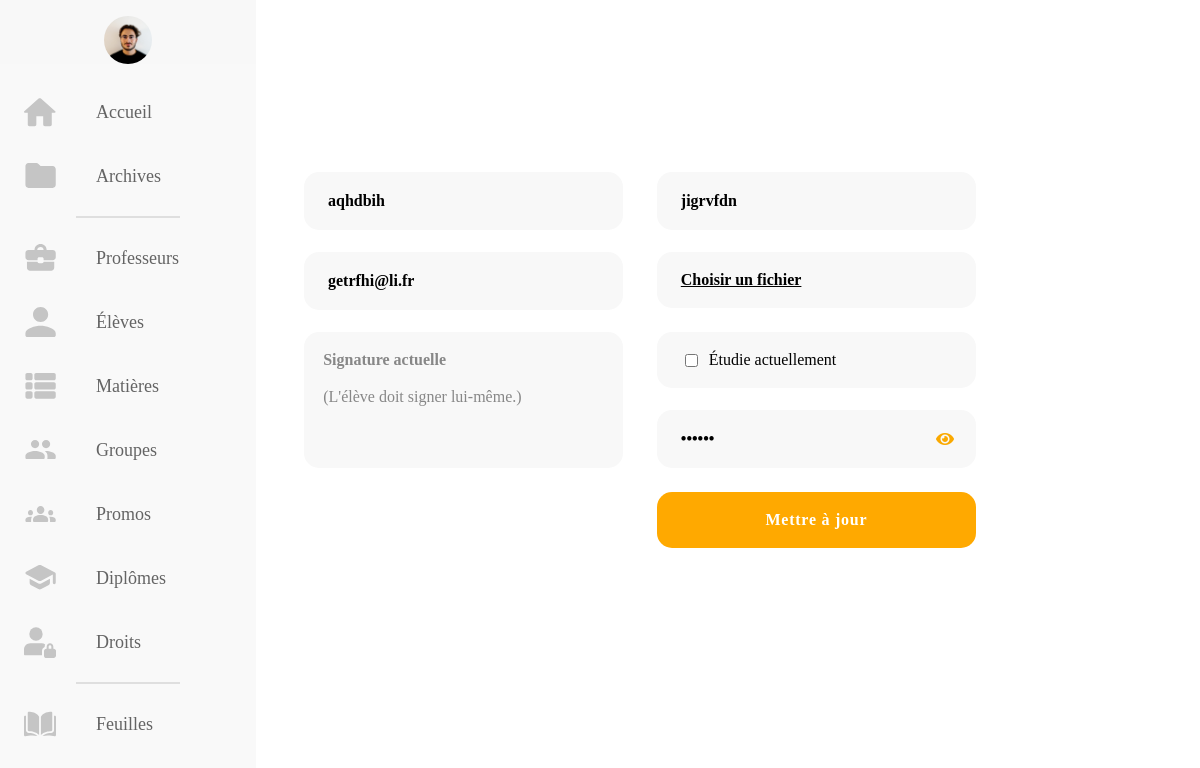
Screenshot of /src/asset/back-office/eleves/eleves-create.php?action=edit&id=167 (signed in) with the database file from the repository.
### tables this page shows
CREATE TABLE `user` (
  `idUser` int(11) NOT NULL,
  `codeUser` varchar(40) NOT NULL,
  `nomUser` varchar(40) NOT NULL,
  `prenomUser` varchar(40) NOT NULL,
  `mailUser` varchar(40) NOT NULL,
  `signatureUser` blob,
  `photoUser` varchar(255) NOT NULL,
  `isProf` tinyint(1) NOT NULL,
  `isAdmin` tinyint(1) NOT NULL,
  `isActualUser` tinyint(1) NOT NULL
);

### src/asset/back-office/eleves/eleves-create.php (the view, shortened to what this page needs)
<?php
if ( $_SESSION['isAdmin']==1 && $_SESSION['isActualUser'] == 1 ){
       include "../../client-side/connexionBDD.php";
       if (isset($_GET['id'])){
        $id = $_GET['id'];
      };
?>
<!DOCTYPE html>
<html lang="fr">
<head>
    <link rel="stylesheet" href="https://pro.fontawesome.com/releases/v5.15.1/css/all.css" type="text/css">
    <link rel="stylesheet" href="../../../css/profs-create.css">
</head>
<body>
<nav class="navbar">
    <ul class="navbar-nav">
      <li class="logo">
        <a href="#" class="nav-link">
        <?php if (isset($_SESSION['photoUser'])){
            ?>  <img class="" src="../../../../images-users/<?php echo $_SESSION['photoUser'] ?>"  alt=""> <?php
          }
          else { ?>
            <span class="link-text logo-text" > <?php echo $_SESSION['name'];?></span>
          <?php  } ?>
        </a>
      </li>
      <li class="nav-item">
        <a href="../home.php" class="nav-link">
        <img src="../../../img/Icons/HomeOrange.svg" alt="">
        <span class="link-text">Accueil</span>
        </a>
      </li>
      <li class="nav-item">
        <a href="../archives.php" class="nav-link">
        <img src="../../../img/Icons/FolderOrange.svg" alt="">
        <span class="link-text">Archives</span>
        </a>
      </li>
      <hr class="separator">
      <li class="nav-item">
        <a href="profs.php" class="nav-link">
        <img src="../../../img/Icons/MaletteOrange.svg" alt="">
        <span class="link-text">Professeurs</span>
        </a>
      </li>
      <li class="nav-item">
        <a href="../eleves/eleves.php" class="nav-link">
        <img src="../../../img/Icons/UserOrange.svg" alt="">
        <span class="link-text">Élèves</span>
        </a>
      </li>
      <li class="nav-item">
        <a href="../matieres/matieres.php" class="nav-link">
        <img src="../../../img/Icons/ParamsOrange.svg" alt="">
        <span class="link-text">Matières</span>
        </a>
      </li>
      <li class="nav-item">
        <a href="../groupes/groupes.php" class="nav-link">
        <img src="../../../img/Icons/2UsersOrange.svg" alt="">
        <span class="link-text">Groupes</span>
        </a>
      </li>
      <li class="nav-item">
        <a href="../promos/promos.php" class="nav-link">
        <img src="../../../img/Icons/3UsersOranges.svg" alt="">
        <span class="link-text">Promos</span>
        </a>
      </li>
      <li class="nav-item">
        <a href="../diplomes/diplomes.php" class="nav-link">
        <img src="../../../img/Icons/DiplomeOrange.svg" alt="">
        <span class="link-text">Diplômes</span>
        </a>
      </li>
      <li class="nav-item">
        <a href="droits/droits.php" class="nav-link">
        <img src="../../../img/Icons/profile.svg" alt="">
        <span class="link-text">Droits</span>
        </a>
      </li>
      <hr class="separator">
      <li class="nav-item">
        <a href="../../../../../workshop-test" class="nav-link">
        <img src="../../../img/Icons/books.svg" alt="">
        <span class="link-text">Feuilles</span>
        </a>
      </li>
    </ul>
  </nav>
    <main class="form-popup" id="form-profs">
        <form action="eleves-create-action.php<?php  if(isset($_GET["action"], $_GET["id"]) && $_GET["action"]=="edit" && is_numeric($_GET["id"])){ echo "?id=".$id; } ?>" method="post" enctype="multipart/form-data">
            <input type="text" id="user_nom" name="user_nom" placeholder="Nom" value="<?php
            if(isset($_GET["action"], $_GET["id"]) && $_GET["action"]=="edit" && is_numeric($_GET["id"])){
                $stmt_d = $dbh->prepare("SELECT idUser, nomUser, prenomUser, mailUser, codeUser, signatureUser, photoUser, isActualUser FROM user WHERE isProf = 0 AND idUser='$id'");
                $donnees_d = $stmt_d->execute();
                $donnees_d = $stmt_d->fetch();
                echo $donnees_d['nomUser'];
            }?>">
            <input type="text" id="user_prenom" name="user_prenom" placeholder="Prénom" value="<?php   if(isset($_GET["action"], $_GET["id"]) && $_GET["action"]=="edit" && is_numeric($_GET["id"])){echo $donnees_d['prenomUser']; }?>" required>
            <input type="email" id="user_email" name="user_email" placeholder="Mail" value="<?php   if(isset($_GET["action"], $_GET["id"]) && $_GET["action"]=="edit" && is_numeric($_GET["id"])){  echo $donnees_d['mailUser']; }?>" required>
            <div class="containerPhoto">
                <label for="user_file" class="labelFile">Choisir un fichier</label>
            </div>
            <?php if(isset($_GET["action"], $_GET["id"]) && $_GET["action"]=="edit" && is_numeric($_GET["id"])){ ?>
            <div class="containerSignature">
            <div id="containerDatas">
                        <h4>Signature actuelle <span class="clearSign">Effacer</span></h4>
                        <p>(L'élève doit signer lui-même.)</p>
                    </div>
            </div>
           <?php } ?>
            <div class="pwdCheckbox">
            <div class="containerCheckbox">
            <?php if (isset($_GET["action"], $_GET["id"]) && $_GET["action"]=="edit" && is_numeric($_GET["id"])){
                 if ($donnees_d['isActualUser'] == 1 ) { ?>
                <input type='checkbox' name="checkActual" class="check" id='checkActual' checked>
              <?php }
              else { ?>
                <input type='checkbox' name="checkActual" class="check" id='checkActual'>
              <?php
              } }
              else { ?>
                <input type='checkbox' name="checkActual" class="check" id='checkActual'>
              <?php }
              ?>
              <label for="checkActual">Étudie actuellement</label>
            </div>
            <div class="input-group">
            <input type="password" id="txtPassword" name="user_code" placeholder="Mot de passe" value="<?php  if(isset($_GET["action"], $_GET["id"]) && $_GET["action"]=="edit" && is_numeric($_GET["id"])){echo $donnees_d['codeUser'];} else {randomPassword();} ?>" required>
            <button type="button" id="btnToggle" class="toggle"><i id="eyeIcon" class="fas fa-eye"></i></button>
            </div>
            </div>
            <input type="submit" id="submitBtn" name="submitBtn" value="<?php
            if(isset($_GET["action"], $_GET["id"]) && $_GET["action"]=="edit" && is_numeric($_GET["id"])){
                echo "Mettre à jour";
            }
            else{
                echo "Ajouter";
            }
            ?>">
        </form>
    </main>
</body>
</html>
    <?php
}

### src/css/profs-create.css (style rules this page uses)
:root { --colorText: #FFA900; --colordark : #333333; --colorGrey : #878787; --colorBarre : rgba(240, 240, 240, 0.7); --colorWhite : #FFFFFF; --colorDots : #DADADA; --colorBlack: rgba(20,20,43,1); --text-primary: #23232e; --text-secondary: #141418; --text-third: #929292; --bg-primary: #f9f9f9; --bg-secondary: #f8f8f8 ; --jauneESADD: #FAA900; --transition-speed: 600ms; --retard: #D31818; --white: white; }
* { outline: none; }
body { margin: 0; padding: 0; font-family: 'Futura PT'; height: 100vh; }
.navbar { position: fixed; background-color: var(--bg-primary); transition: width 600ms ease; overflow: scroll; z-index: 10; }
.navbar-nav { list-style: none; padding: 0; margin: 0; display: flex; flex-direction: column; align-items: center; height: 100%; }
.nav-item { width: 100%; }
.nav-link { display: flex; align-items: center; height: 4rem; color: var(--text-primary); text-decoration: none; filter: grayscale(100%) opacity(0.7); transition: var(--transition-speed); }
.link-text { display: none; margin-left: 1rem; font-size: 18px; font-weight: 500; }
.nav-link svg, .nav-link img { width: 2rem; min-width: 2rem; margin: 0 1.5rem; }
.logo img { width: 3rem; border-radius: 50%; margin-left:auto; margin-right: auto; margin-top: 1rem; margin-bottom: 0; }
.logo .nav-link { filter: none; }
.logo { font-weight: bold; text-transform: capitalize; margin-bottom: 1rem; text-align: center; color: var(--text-secondary); background: var(--bg-secondary); font-size: 1.5rem; width: 100%; }
input:not(.multiselect-input, .multiselect-checkbox, .check), .containerPhoto { border:none; background-color: var(--bg-secondary); border-radius: 15px; font-family: 'Futura PT Light'; font-weight: 600; font-size: 1rem; }
.containerPhoto { display:flex; flex-direction: row; align-items: center; justify-content: space-between; }
input[type=submit] { background-color: var(--colorText); color: var(--colorWhite); grid-column: 2; letter-spacing: 0.75px; padding:0 !important; }
.labelFile { text-decoration: underline; }
.containerSignature { display:flex; flex-direction: column; }
#containerDatas { background-color: var(--bg-secondary); border-radius: 15px; display: none; height : 100%; }
.containerSignature h4, .containerSignature p { margin-left: 1.2rem; margin-top: 1.2rem; margin-bottom: 0; color: var(--colorGrey); }
.containerSignature p { font-family: 'Futura PT'; display:none; }
.containerSignature h4, .containerNewSignature h4 { font-family: 'Futura PT Light'; }
.pwdCheckbox { display: flex; flex-direction: column; justify-content: space-between; }
.containerCheckbox { grid-column: 2; background-color: var(--bg-secondary); border-radius: 15px; display: flex; flex-direction: row; place-items: center; padding-left: 1.5rem; height: 3.5rem; }
.containerCheckbox label { margin-left: 0.5rem; }
.input-group { display: -webkit-box; display: -ms-flexbox; display: flex; -webkit-box-orient: vertical; -webkit-box-direction: normal; -ms-flex-direction: column; flex-direction: column; position: relative; }
.toggle { background: none; border: none; cursor: pointer; color: #FAA900; font-size: 1rem; position: absolute; right: 1rem; top: 1.25rem; z-index: 9; }
@media all and (min-width: 601px) { .navbar { top: 0; width: 5rem; height: 100vh; } }
@media all and (min-width: 601px) { ul { padding:0 10rem; } }
@media all and (min-width: 601px) { .separator { width: 40%; box-shadow: none; border: 1px solid #DFDFDF; } }
@media all and (min-width: 601px) { .form-popup { display: flex; flex-direction: column; justify-content: center; align-items: center; margin-left: 5rem; height: 100%; } }
@media all and (min-width: 601px) { form { width: 60%; display:grid; grid-template-columns: 1fr 1fr; grid-template-rows: 3.5rem 3.5rem 8.5rem 8.5rem ; grid-column-gap: 5%; grid-row-gap: 1.5rem; } }
@media all and (min-width: 601px) { input:not(.multiselect-input, .multiselect-checkbox, .check) { padding-left:1.5rem; height: 3.5rem; } }
@media all and (min-width: 601px) { .labelFile { padding-left: 1.5rem; } }
@media all and (min-width: 601px) { .containerSignature { height: 8.5rem; } }

### src/asset/back-office/eleves/eleves-create.php (style rules this page uses)
#containerDatas { display:block; }

### rows the page displays
user: user_nom "aqhdbih", user_prenom "jigrvfdn", user_email "getrfhi@li.fr"
